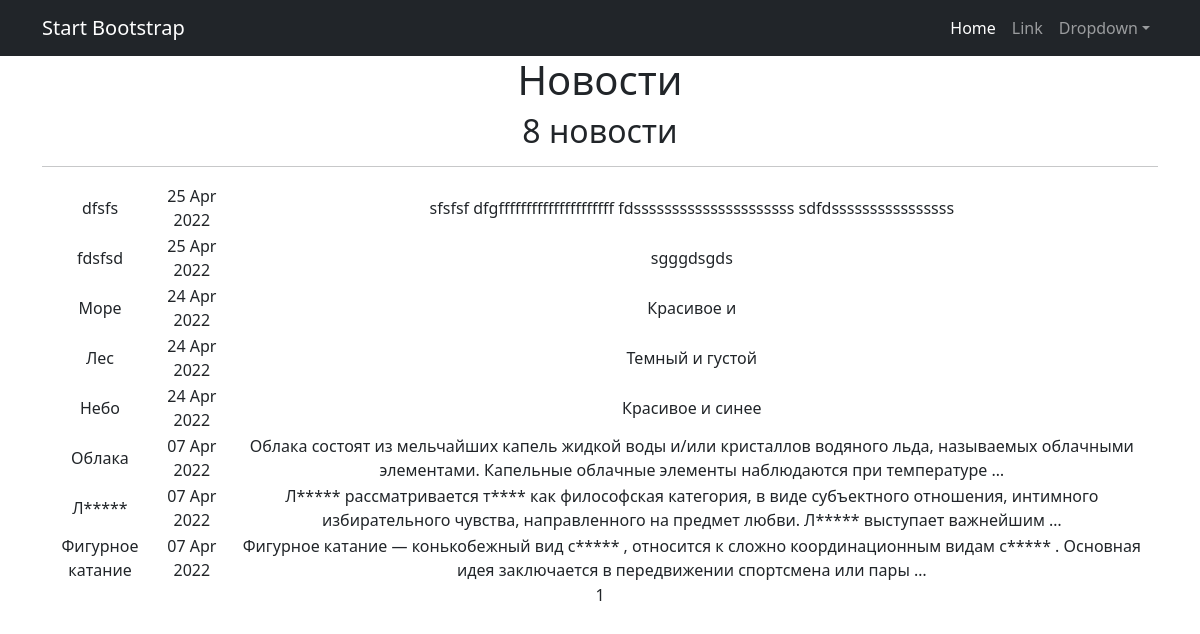
The page /news/ on the database as committed earlier.
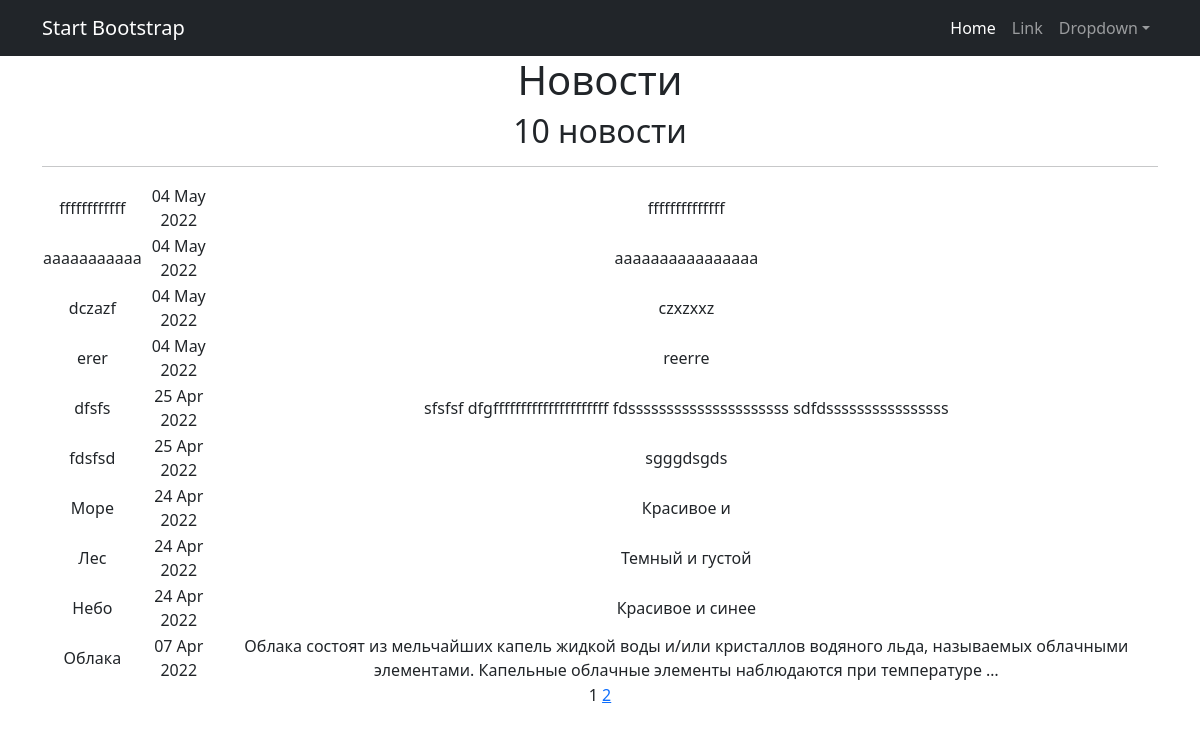
The same page on the database as committed later.
### NewsPortal/models.py (models this page shows, shortened)
class Post(models.Model):
    author = models.ForeignKey(Author, on_delete=models.CASCADE)
    position = models.CharField(max_length=3,
                                choices=content,
                                default=article)
    post_cat = models.ManyToManyField(Category, through='PostCategory')
    time_create = models.DateTimeField(auto_now_add=True)
    header = models.TextField()
    text = models.TextField()
    rating_content = models.IntegerField(default=0)

### NewsPortal/views.py (the view)
# urls.py: path('', NewsList.as_view(), name='new_list'),
class NewsList(ListView):
    model = Post
    ordering = '-time_create'
    template_name = 'flatpages/news.html'
    context_object_name = 'news'
    paginate_by = 10  # вот так мы можем указать количество записей на странице
    def get_context_data(self, **kwargs):
        context = super().get_context_data(**kwargs)
        context['time_create'] = datetime.utcnow()
        return context

### NewsPortal/templatetags/censor_filters.py (called while the page is built)
@register.filter()
def censor(word):
   if type(word) != str:
      return 'Неправильный тип данных'
   j = ''
   k = ''
   for i in word:
      if i.isalpha():
         j+= i
      else:
         if j.lower() in BanWords:
            k+= j[0] + ('*' * (len(j)-1)) + ' '
         else:
            k+= j
         j=''
         k+=i
   if j.lower() in BanWords:
      k += j[0] + ('*' * (len(j) - 1)) + ' '
   else:
      k += j
   return k

### templates/flatpages/news.html (shortened to what this page needs)
{% extends 'flatpages/default.html' %}
{% load censor_filters %}
{% block content %}
   <h1>Новости</h1>
   <h2>{{ news | length }} новости </h2>
   <hr>
       <table>
       {% for new in news %}
           <tr>
               <td>{{ new.header | censor }}</td>
               <td>{{ new.time_create|date:'d M Y' }}</td>
               <td>{{ new.text |truncatewords:20 | censor }}</td>
           </tr>
       {% endfor %}
       </table>
   {{ page_obj.number }}
   {% if page_obj.has_next %}
       <a href="?page={{ page_obj.next_page_number }}">{{ page_obj.next_page_number }}</a>
   {% endif %}
{% endblock content %}

Rows that differ between the two databases and show on the page:
no longer on this page (row unchanged): Post: header|censor "Л*****", time_create "07 Apr 2022", text|censor "Л***** рассматривается т**** как философская категория, в виде субъектного отношения, интимного избирательного чувства, направленного на предмет любви. Л***** выступает важнейшим …"
no longer on this page (row unchanged): Post: header|censor "Фигурное катание", time_create "07 Apr 2022", text|censor "Фигурное катание — конькобежный вид с***** , относится к сложно координационным видам с***** . Основная идея заключается в передвижении спортсмена или пары …"
added Post: header|censor "ffffffffffff", time_create "04 May 2022", text|censor "ffffffffffffff"
added Post: header|censor "aaaaaaaaaaa", time_create "04 May 2022", text|censor "aaaaaaaaaaaaaaaa"
added Post: header|censor "dczazf", time_create "04 May 2022", text|censor "czxzxxz"
added Post: header|censor "erer", time_create "04 May 2022", text|censor "reerre"
Other text that changed with them:
{{ news | length }}: "8" → "10"
{{ page_obj.next_page_number }}: (not shown) → "2"
